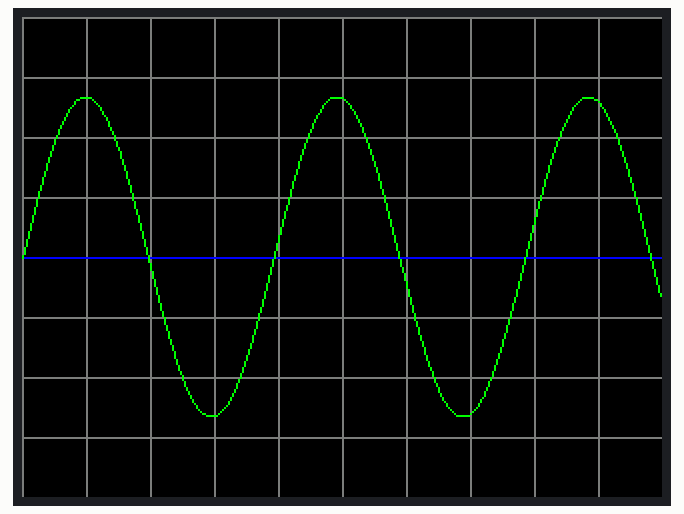
This sketch was run on a simulated Teensy 4. Shown: 320×240 colour display.

Above: at 0.6 s.
At 5.3 s:
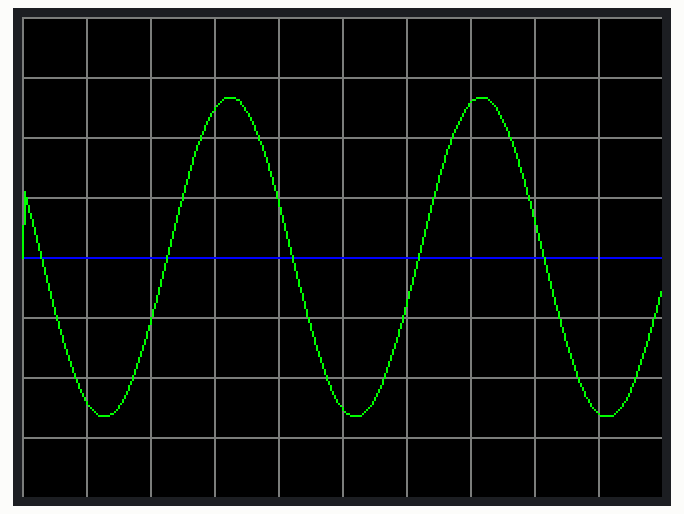
At 9.69 s:
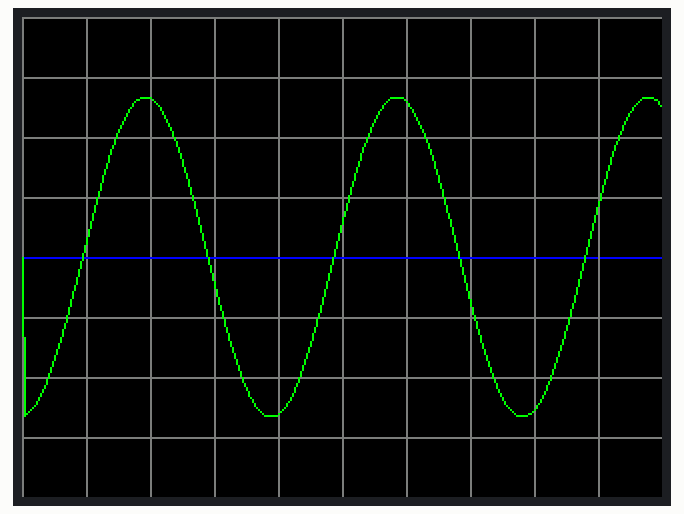
At 19.73 s:
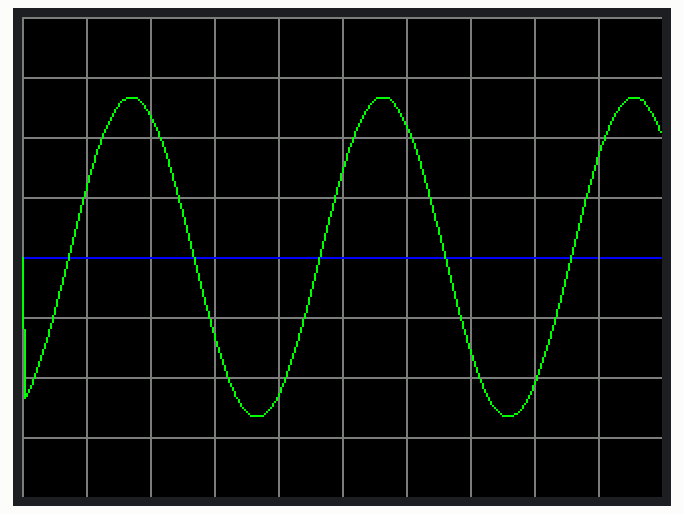
At 29.76 s:
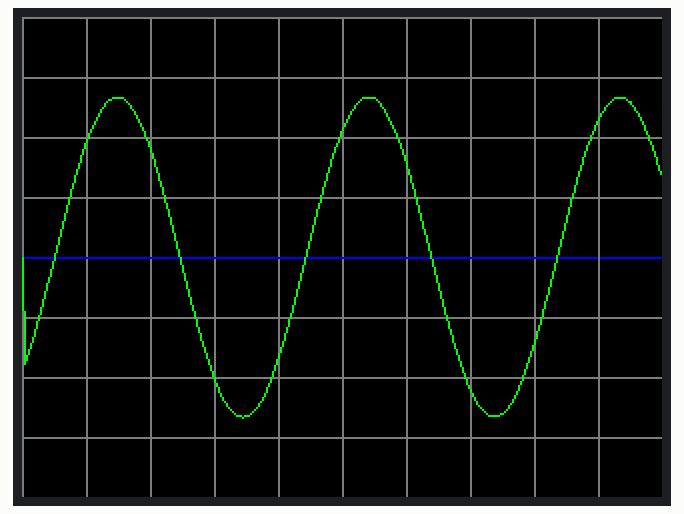
At 39.77 s:
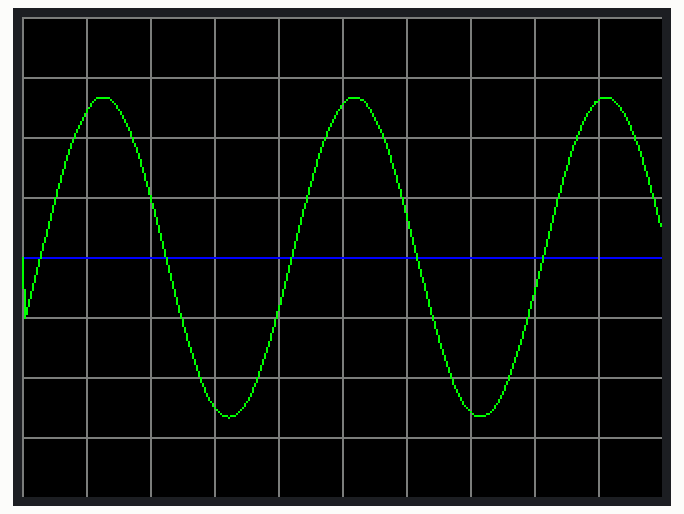

The sketch:

oscope_display.ino
```cpp
#include <SPI.h>
#include <ILI9341_t3n.h>
#include <math.h>

// pins
#define TFT_CS   10
#define TFT_DC   9
#define TFT_RST  8

#define ILI9341_DARKGREY 0x7BEF

ILI9341_t3n tft(TFT_CS, TFT_DC, TFT_RST);

// display
#define SCREEN_W 320
#define SCREEN_H 240
#define DISPLAY_POINTS 320
#define GRID_X_DIVS 10
#define GRID_Y_DIVS 8

// waveform buffers
uint16_t waveBuffer[DISPLAY_POINTS];
uint16_t lastY[DISPLAY_POINTS];

// setup
void setup() {
  tft.begin();
  tft.setRotation(1);
  drawGrid();

  // initialize buffers to center line
  for (int i = 0; i < DISPLAY_POINTS; i++) {
    waveBuffer[i] = SCREEN_H / 2;
    lastY[i] = SCREEN_H / 2;
  }
}

// main loop
void loop() {
  generateTestWave();
  drawWaveformWithGrid();
  delay(16);
}

// grid
void drawGrid() {
  tft.fillScreen(ILI9341_BLACK);

  // vertical divisions
  for (int i = 0; i <= GRID_X_DIVS; i++) {
    int x = i * (SCREEN_W / GRID_X_DIVS);
    tft.drawLine(x, 0, x, SCREEN_H, ILI9341_DARKGREY);
  }

  // horizontal divisions
  for (int i = 0; i <= GRID_Y_DIVS; i++) {
    int y = i * (SCREEN_H / GRID_Y_DIVS);
    tft.drawLine(0, y, SCREEN_W, y, ILI9341_DARKGREY);
  }

  // center reference line
  tft.drawLine(0, SCREEN_H / 2, SCREEN_W, SCREEN_H / 2, ILI9341_BLUE);
}

// test wave
void generateTestWave() {
  static float phase = 0.0f;

  for (int i = 0; i < DISPLAY_POINTS; i++) {
    float s = sinf(phase + i * 0.05f);
    waveBuffer[i] = (SCREEN_H / 2) - (s * (SCREEN_H / 3));
  }

  phase += 0.08f;
}

// reduce flicker
void drawWaveformWithGrid() {
  for (int i = 1; i < DISPLAY_POINTS; i++) {
    int x0 = i - 1;
    int x1 = i;
    int y0 = lastY[x0];
    int y1 = lastY[x1];

    // erase old waveform by redrawing grid lines over old waveform range
    tft.drawLine(x0, y0, x1, y1, ILI9341_BLACK);

    // redraw vertical grid lines if waveform passed through them
    for (int g = 0; g <= GRID_X_DIVS; g++) {
      int gx = g * (SCREEN_W / GRID_X_DIVS);
      if ((x0 <= gx && gx <= x1) || (x1 <= gx && gx <= x0)) {
        tft.drawLine(gx, 0, gx, SCREEN_H, ILI9341_DARKGREY);
      }
    }

    // redraw horizontal grid lines if waveform passed through them
    for (int g = 0; g <= GRID_Y_DIVS; g++) {
      int gy = g * (SCREEN_H / GRID_Y_DIVS);
      if ((y0 <= gy && gy <= y1) || (y1 <= gy && gy <= y0)) {
        tft.drawLine(0, gy, SCREEN_W, gy, ILI9341_DARKGREY);
      }
    }

    // redraw center line if waveform passed through it
    int cy = SCREEN_H / 2;
    if ((y0 <= cy && cy <= y1) || (y1 <= cy && cy <= y0)) {
      tft.drawLine(0, cy, SCREEN_W, cy, ILI9341_BLUE);
    }
  }

  // draw new waveform
  for (int i = 1; i < DISPLAY_POINTS; i++) {
    int y = waveBuffer[i];
    tft.drawLine(i - 1, lastY[i - 1], i, y, ILI9341_GREEN);
    lastY[i] = y;
  }
}
```
